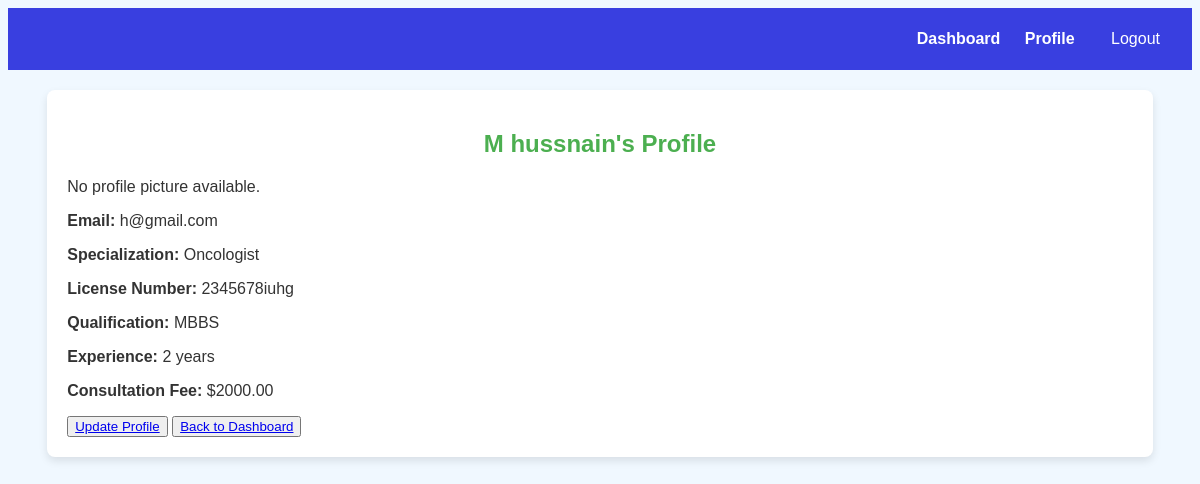
/user/doctor-profile/ (signed in), run on the app's committed database.
### user/models.py (models this page shows, shortened)
class User(AbstractUser):
    CNIC_no = models.CharField(max_length=15, unique=True)
    contact_number = models.CharField(max_length=15)
    address = models.CharField(max_length=255)
    gender = models.CharField(max_length=10, choices=[('M', 'Male'), ('F', 'Female')])
    profile_pic = models.ImageField(upload_to='images/profile_pics/', blank=True, null=True)

class Doctor(User):
    specialization = models.CharField(max_length=255)
    license_number = models.CharField(max_length=50, unique=True)
    qualification = models.CharField(max_length=255)
    experience = models.IntegerField()
    consultation_fee = models.DecimalField(max_digits=10, decimal_places=2)
    class Meta:
        verbose_name = 'Doctor'

### user/views.py (the view)
# urls.py: path('doctor-profile/', views.DoctorProfileView.as_view(), name='doctor_profile'),
class DoctorProfileView(LoginRequiredMixin, DetailView):
    model = Doctor
    template_name = 'user/doctor_profile.html'
    def get_object(self):
        return self.request.user.doctor

### user/templates/user/doctor_profile.html
{% extends 'user/base.html' %}
{% block content %}
<h2>{{ user.get_full_name }}'s Profile</h2>
{% if user.profile_pic %}
    <img src="{{ user.profile_pic.url }}" alt="Profile Picture" style="max-width: 150px; height: auto;">
{% else %}
    <p>No profile picture available.</p>
{% endif %}
<p><strong>Email:</strong> {{ user.email }}</p>
<p><strong>Specialization:</strong> {{ user.doctor.specialization }}</p>
<p><strong>License Number:</strong> {{ user.doctor.license_number }}</p>
<p><strong>Qualification:</strong> {{ user.doctor.qualification }}</p>
<p><strong>Experience:</strong> {{ user.doctor.experience }} years</p>
<p><strong>Consultation Fee:</strong> ${{ user.doctor.consultation_fee }}</p>
<button><a href="{% url 'doctor_profile_update' %}">Update Profile</a></button>
<button><a href="{% url 'doctor_dashboard' %}">Back to Dashboard</a></button>
{% endblock %}

### user/static/css/style1.css (style rules this page uses)
body { font-family: 'Arial', sans-serif; background-color: #f0f8ff; color: #333; }
h2 { color: #4caf50; text-align: center; }

### data on the page
User: get_full_name "M hussnain", email "h@gmail.com", doctor.specialization "Oncologist", doctor.license_number "2345678iuhg", doctor.qualification "MBBS", doctor.experience "2", doctor.consultation_fee "2000.00"
